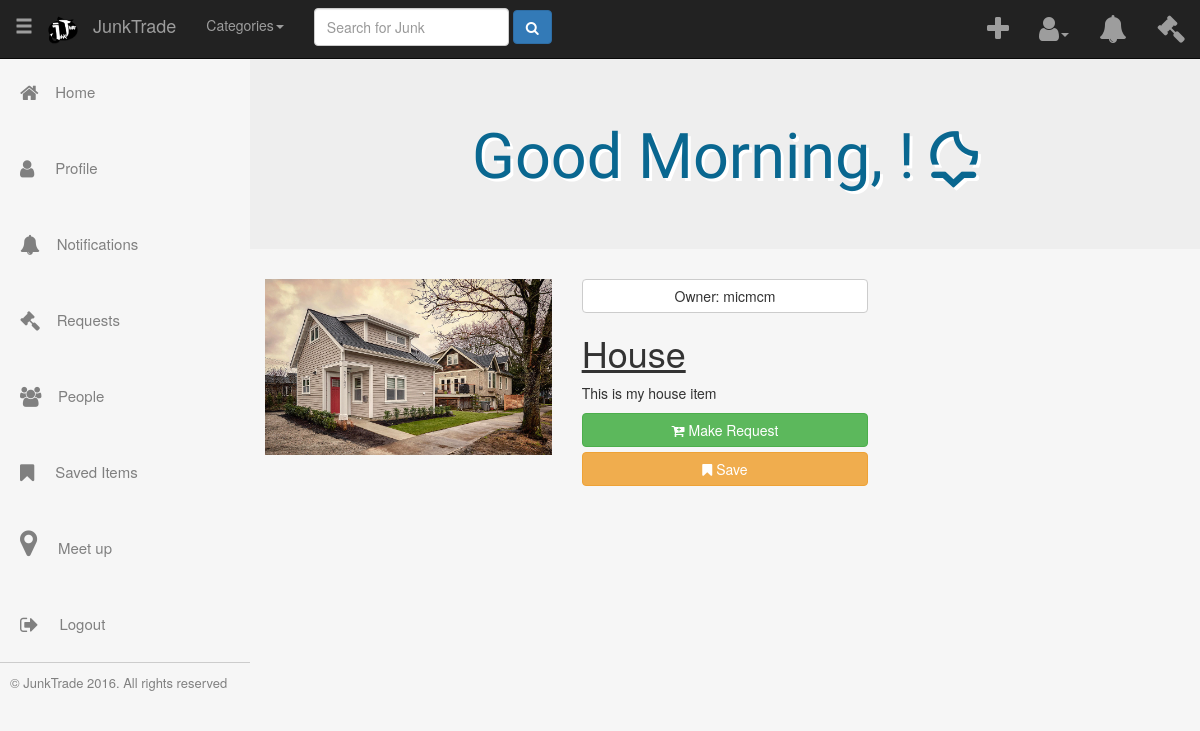
The page /templates/item.php?item=1 on the database its author committed.
### tables this page shows
CREATE TABLE `items` (
  `itemid` int(11) NOT NULL,
  `itemname` varchar(50) NOT NULL,
  `itemdescription` varchar(500) NOT NULL,
  `picture` varchar(1000) NOT NULL,
  `picture2` varchar(1000) NOT NULL,
  `picture3` varchar(1000) NOT NULL,
  `uploaddate` datetime NOT NULL DEFAULT CURRENT_TIMESTAMP,
  `userid` int(11) NOT NULL,
  `views` int(11) NOT NULL DEFAULT '0'
);

CREATE TABLE `users` (
  `id` int(11) NOT NULL,
  `username` varchar(30) NOT NULL,
  `firstname` varchar(50) NOT NULL,
  `lastname` varchar(50) NOT NULL,
  `email` varchar(100) NOT NULL,
  `password` varchar(100) NOT NULL,
  `sQuestion` varchar(100) NOT NULL,
  `sAnswer` varchar(100) NOT NULL,
  `profilepicture` varchar(1000) NOT NULL
);

### lib.php (called while the page is built, shortened)
<?php
function getDBConnection(){
	try{
		$db = new mysqli("localhost","root","","peertrading");
		return $db;
	}catch(Exception $e){ }
	return null;
}
function getUsername($val){
	$db = getDBConnection();
	$rec = null;
	if ($db != null){
		$sql = "SELECT `username` FROM `users` WHERE id = $val;";
		$res = $db->query($sql);
		if ($res){
			$rec = $res->fetch_assoc();
		}
	}
	return $rec;
}
function getItem($itemid){
	$db = getDBConnection();
	$rec = null;
	if ($db != NULL){
		$sql = "SELECT * FROM `items` WHERE itemid = '$itemid';";
		$res = $db->query($sql);
		if ($res){
			$rec= $res->fetch_assoc();
		}
	}
	return $rec;
}
?>

### templates/item.php (the view, shortened to what this page needs)
<?php
include "../lib.php";
include "base.php";
if(isset($_GET['item'])){
	$itemid = $_GET['item'];
	$itemDetails = getItem($itemid);
	$username = getUsername($itemDetails['userid']);
}
?>
<div class ="container-fluid">
  <div class="row">
  <?php
  	echo "<div class='col-lg-4'>
  			<img src=\"" . $itemDetails['picture'] . "\"  style='width:100%; class='img-responsive img-thumbnail mx-auto'>
  		</div>";
  	echo "<div class='col-lg-4'>
  			<button type='button' class='btn btn-default btn-block' onclick=\"viewTraderProfile(".$itemDetails['userid'].")\">Owner: " . $username['username'] . "</button>
  			<h1><u>" . $itemDetails['itemname'] . "</u></h1>
  			<p>" . $itemDetails['itemdescription'] . "</p>
  				<button type='button' class='btn btn-success btn-block' onclick=\"displayItemsForRequest(".$itemDetails['itemid'].")\" id='requestbtn'><i class='fa fa-cart-plus' aria-hidden='true'></i> Make Request</button>
  			<button type='button' class='btn btn-warning btn-block' onclick=\"addToSavedItems(".$itemDetails['itemid'].")\" id='requestbtn'><i class='fa fa-bookmark' aria-hidden='true'></i> Save</button>
  		</div>";
  ?>
  </div>
</div>

### css/main.css (style rules this page uses)
html { height: 100%; box-sizing: border-box; }
*, *:before, *:after { box-sizing: inherit; }
body { background-color: #f6f6f6; position: relative; margin: 0; padding-bottom: 6rem; padding-top: 54px; min-height: 100%; font-family: "Helvetica Neue", Arial, sans-serif; }

### rows shown on the page
items: picture (picture), itemname "House", itemdescription "This is my house item"
users: username "micmcm"
